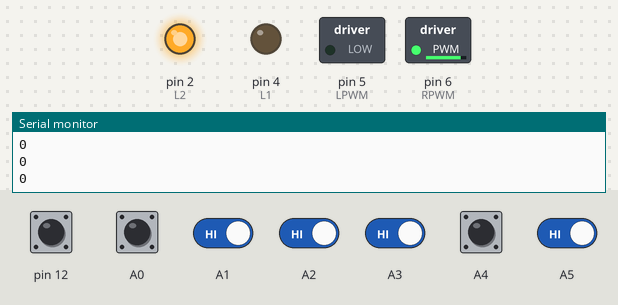
The sketch below on a simulated Arduino Uno, built with avr-gcc and run on an emulated ATmega328P. On the bench: switched loads named in the sketch (green lamp = pin HIGH), output pins drawn as LEDs (lit = HIGH), the last lines printed to the serial monitor. Inputs (shaded band) come from the test bench; at power-on: A0–5, pin 12 HIGH. Pins used as bus, display or sensor lines are not drawn.

Above: at 1.2 s.
1.3 s: A1 driven LOW
At 2.5 s:
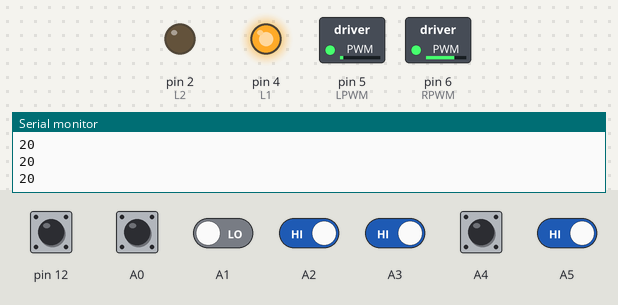
2.8 s: A3 driven LOW
At 3.7 s:
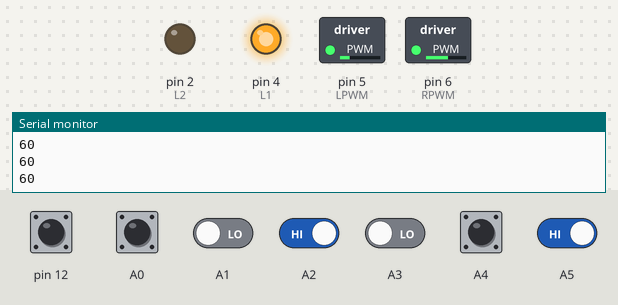
4.3 s: A5 driven LOW
At 5.0 s:
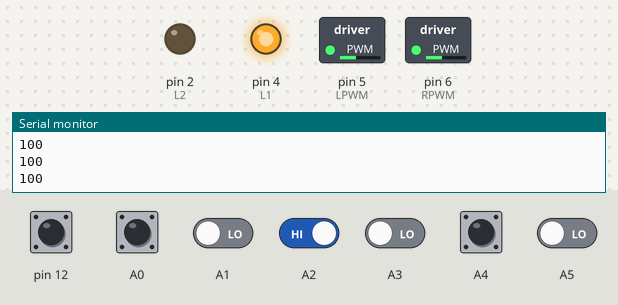
5.8 s: A1 driven HIGH
At 7.0 s:
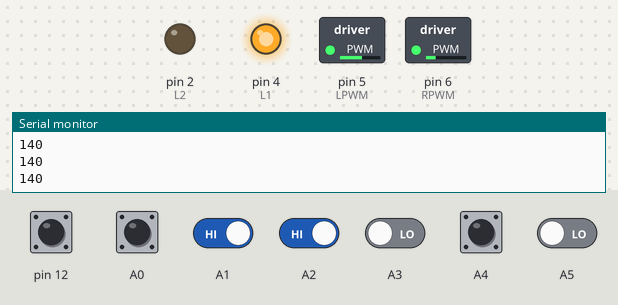
7.3 s: A2 driven LOW
At 8.5 s:
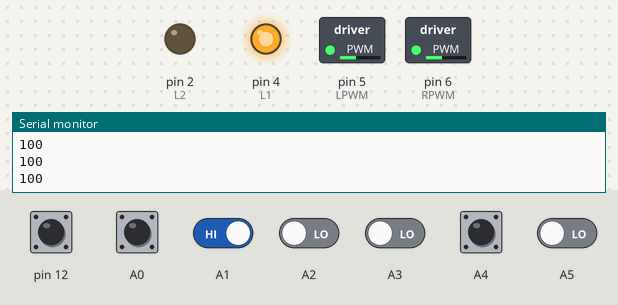
8.8 s: A2 driven HIGH
At 9.7 s:
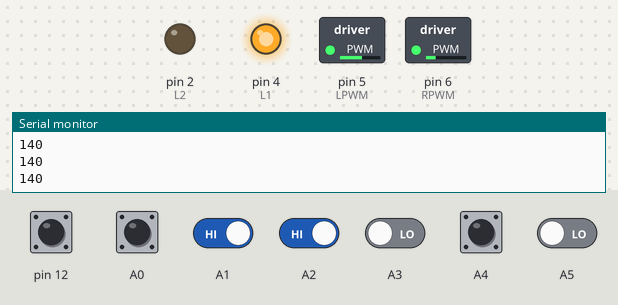
Timing chart, 0 to 11.3 s (numbered marks = the images above; inputs shaded):
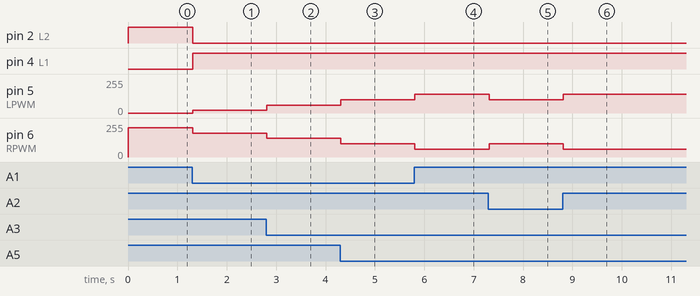

Measured:
- after the input at 1.3 s, pin 2 (L2): HIGH → LOW at once; pin 4 (L1): LOW → HIGH at once; pin 5 (LPWM): 0/255 → 20/255 at once; pin 6 (RPWM): 220/255 → 180/255 at once
- after the input at 2.8 s, pin 5 (LPWM): 20/255 → 60/255 at once; pin 6 (RPWM): 180/255 → 140/255 at once
- after the input at 4.3 s, pin 5 (LPWM): 60/255 → 100/255 at once; pin 6 (RPWM): 140/255 → 100/255 at once
- after the input at 5.8 s, pin 5 (LPWM): 100/255 → 140/255 at once; pin 6 (RPWM): 100/255 → 60/255 at once
- after the input at 7.3 s, pin 5 (LPWM): 140/255 → 100/255 at once; pin 6 (RPWM): 60/255 → 100/255 at once
- after the input at 8.8 s, pin 5 (LPWM): 100/255 → 140/255 at once; pin 6 (RPWM): 100/255 → 60/255 at once

The sketch:

greenbot1.ino
```cpp
#define LPWM 5
#define RPWM 6
#define L1 4
#define L2 2
#define R1 8
#define R2 7


int sensor1, sensor2, sensor3, sensor4, sensor5, sensor6, sensor7 = 0; //Use arrays to do this in an easier way
bool foundleft, foundright, foundend = 0;


#define BaseSpeed 100
#define Kp 40
#define Kd 70

int sensorpanelVal = 0;
int lastval = 0;


int error = 0;
int lasterror = 0;


void setup() {
  // put your setup code here, to run once:
  Serial.begin(9600);
  ir_setup();
  motor_setup();


}

void loop() {
  // put your main code here, to run repeatedly:
  linefollow();
//  if (sensor6 == 1) {
//    foundright = 1;
//  }
//  if (sensor7 == 1) {
//    foundleft = 1;
//  }
//
//  if (foundleft || foundright) {
//    for (int i = 0; i < 50; i++) {
//      if (sensor6 == 1) {
//        foundright = 1;
//      }
//      if (sensor7 == 1) {
//        foundleft = 1;
//      }
//    }
//    setbrakes(255,255);
//    if(foundleft && foundright){
//      turn(150);
//    }else if(foundleft&& !foundright){
//      turn(150);
//    }else if(!foundleft&&foundright){
//      turn(-150);
//    }
//    foundleft = 0; foundright = 0; foundend = 0;
//  }
}
```

irpanel.ino
```cpp
void ir_setup() {
  pinMode(A0, INPUT);
  pinMode(A1, INPUT);
  pinMode(A2, INPUT);
  pinMode(A3, INPUT);
  pinMode(A4, INPUT);
  pinMode(A5, INPUT);
  pinMode(12, INPUT);
}


int readIRLine(){
  //from left to right. Sensor output is high when white space is detected. Since we're seeking a black line,inputs are inverted
  sensor1 = !digitalRead(A1);
  sensor2 = !digitalRead(A2);
  sensor3 = !digitalRead(A3);
  sensor4 = !digitalRead(A4);
  sensor5 = !digitalRead(A5);
  sensor6 = !digitalRead(12);
  sensor7 = !digitalRead(A0);


  int sum = 0;

  sensorpanelVal = (sensor1 * 1) + (sensor2 * 2) + (sensor3 * 3) + (sensor4 * 4) + (sensor5 * 5);
  sum = (sensor1 + sensor2 + sensor3 + sensor4 + sensor5);

  if (sum == 0) {
    return lastval;
  } else {

    lastval = sensorpanelVal / sum;
    return lastval;
  }
}
```

linefollow.ino
```cpp
void linefollow() {
  int val = readIRLine();
  error = 3 - val;
  int delta = error - lasterror;
  int change = Kp * error + Kd * delta;
  lasterror = error;

  int leftMotorPWM = BaseSpeed - change;
  //constrain PWM
  if (leftMotorPWM > 255) {
    leftMotorPWM = 255;
  } else if (leftMotorPWM < 0) {
    leftMotorPWM = 0;
  }
  //constrain PWM
  int rightMotorPWM = BaseSpeed + change;
  if (rightMotorPWM > 255) {
    rightMotorPWM = 255;
  } else if (leftMotorPWM < 0) {
    rightMotorPWM = 0;
  }

  Serial.println(leftMotorPWM);
  setspeeds(leftMotorPWM, rightMotorPWM);

}


void turn(int turnspeed) {
  int val = 0;
  if (turnspeed > 0) {
    setleftmotor(-turnspeed); setrightmotor(turnspeed);
    sensor1 = 0;
    while (sensor1 == 0) {
      val = readIRLine();
    }
    setbrakes(255, 255);
    delay(100);


  } else if (turnspeed < 0) {
    setleftmotor(-turnspeed); setrightmotor(turnspeed);
    sensor5 = 0;
    while (sensor5 == 0) {
      val = readIRLine();
    }
    setbrakes(255, 255);
    delay(100);
  }
}
```

motors.ino
```cpp
void motor_setup(){
  pinMode(LPWM,OUTPUT);
  pinMode(RPWM,OUTPUT);
  pinMode(L1,OUTPUT);
  pinMode(L2,OUTPUT);
  pinMode(R1,OUTPUT);
  pinMode(R2,OUTPUT);

}


void setleftmotor(int lspeed){
  if(lspeed >0){
    if(lspeed>255){
      lspeed = 255;
    }
    digitalWrite(L1,HIGH);digitalWrite(L2,LOW);
    analogWrite(LPWM,lspeed);
  }else{
    if(lspeed <-255){
      lspeed = -255;
    }
    digitalWrite(L1,LOW);digitalWrite(L2,HIGH);
    analogWrite(LPWM,-lspeed);
  }
}


void setrightmotor(int rspeed){
  if(rspeed >0){
    if(rspeed>255){
      rspeed = 255;
    }
    digitalWrite(R1,HIGH);digitalWrite(R2,LOW);
    analogWrite(RPWM,rspeed);
  }else{
    if(rspeed <-255){
      rspeed = -255;
    }
    digitalWrite(R1,LOW);digitalWrite(R2,HIGH);
    analogWrite(RPWM,-rspeed);
  }
}


void setspeeds(int lspeed,int rspeed){
  setleftmotor(lspeed);
  setrightmotor(rspeed);

}

void setbrakes(int lbrake,int rbrake){
  digitalWrite(L1,LOW);digitalWrite(L2,LOW);
  analogWrite(LPWM,lbrake);
  digitalWrite(R1,LOW);digitalWrite(R2,LOW);
  analogWrite(RPWM,rbrake);
}
```
